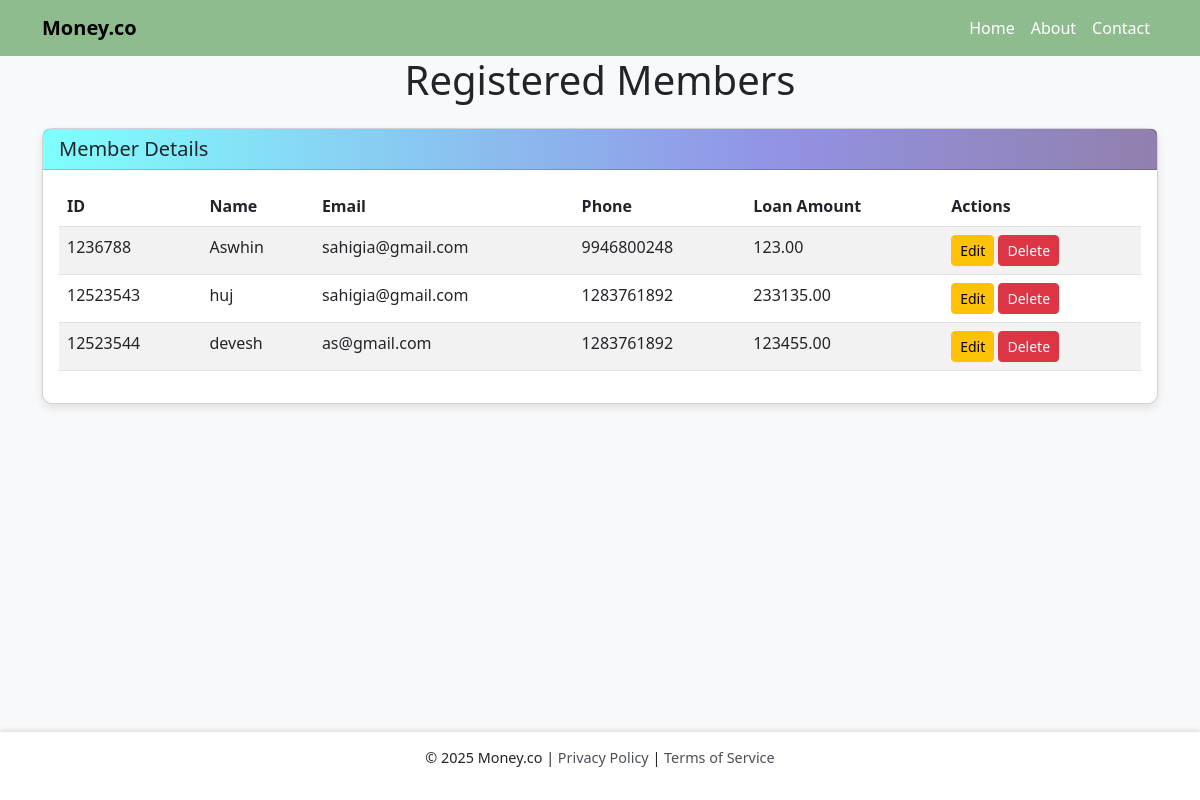
Page /loan/ on the committed database.
### moneyapp/models.py (models this page shows, shortened)
class Member(models.Model):
    ROLE_CHOICES = [
        ('Teaching', 'Teaching Staff'),
        ('Non-Teaching', 'Non-Teaching Staff'),
    ]
    name = models.CharField(max_length=100)
    member_id = models.CharField(max_length=50, unique=True)
    department = models.CharField(max_length=100, blank=True)
    designation = models.CharField(max_length=100, blank=True)
    mob = models.CharField(max_length=15)  # Matches CSV's 'mob' field
    email = models.EmailField()
    dob = models.DateField()
    doj = models.DateField()
    doj_service = models.DateField()
    maximum_period = models.IntegerField()
    max_loan_amount = models.DecimalField(max_digits=10, decimal_places=2)
    city = models.CharField(max_length=100)
    pincode = models.CharField(max_length=10)
    role = models.CharField(max_length=20, choices=ROLE_CHOICES, default='Non-Teaching')
    has_loan = models.BooleanField(default=False)  # To track if the member has a loan

### moneyapp/views.py (the view)
# urls.py: path('loan/', views.loan_information, name='loan'),
def loan_information(request):
    members = Member.objects.all()  # Retrieve all registered members
    return render(request, 'loan.html', {'members': members})

### moneyapp/templates/loan.html (shortened to what this page needs)
{% extends 'base.html' %}
{% block content %}
<div class="container">
    <h1 class="text-center mb-4">Registered Members</h1>
    <div class="card">
        <div class="card-header">
            <h5 class="mb-0">Member Details</h5>
        </div>
        <div class="card-body">
            {% if members %}
                <table class="table table-striped">
                    <thead>
                        <tr>
                            <th>ID</th>
                            <th>Name</th>
                            <th>Email</th>
                            <th>Phone</th>
                            <th>Loan Amount</th>
                            <th>Actions</th>
                        </tr>
                    </thead>
                    <tbody>
                        {% for member in members %}
                        <tr>
                            <td>{{ member.member_id }}</td>
                            <td>{{ member.name }}</td>
                            <td>{{ member.email }}</td>
                            <td>{{ member.mob }}</td>
                            <td>{{ member.max_loan_amount }}</td>
                            <td>
                                <a href="{% url 'edit_member' member.id %}" class="btn btn-warning btn-sm">Edit</a>
                                <a href="{% url 'delete_member' member.id %}" class="btn btn-danger btn-sm"
                                   onclick="return confirm('Are you sure you want to delete this member?');">
                                    Delete
                                </a>
                            </td>
                        </tr>
                        {% endfor %}
                    </tbody>
                </table>
            {% else %}
                <p class="text-center">No members registered.</p>
            {% endif %}
        </div>
    </div>
</div>
{% endblock %}

### moneyapp/templates/base.html (style rules this page uses)
body { background-color: #f8f9fa; padding-bottom: 60px; }
.card { border-radius: 10px; box-shadow: 0 4px 10px rgba(0, 0, 0, 0.1); }
.card-header { background: rgb(36,2,92); background: linear-gradient(270deg, rgba(36,2,92,0.5) 0%, rgba(38,41,203,0.5) 35%, rgba(0,255,252,0.5) 100%); }

### rows in the picture
Member: member_id "1236788", name "Aswhin", email "sahigia@gmail.com", mob "9946800248", max_loan_amount "123.00"
Member: member_id "12523543", name "huj", email "sahigia@gmail.com", mob "1283761892", max_loan_amount "233135.00"
Member: member_id "12523544", name "devesh", email "as@gmail.com", mob "1283761892", max_loan_amount "123455.00"
